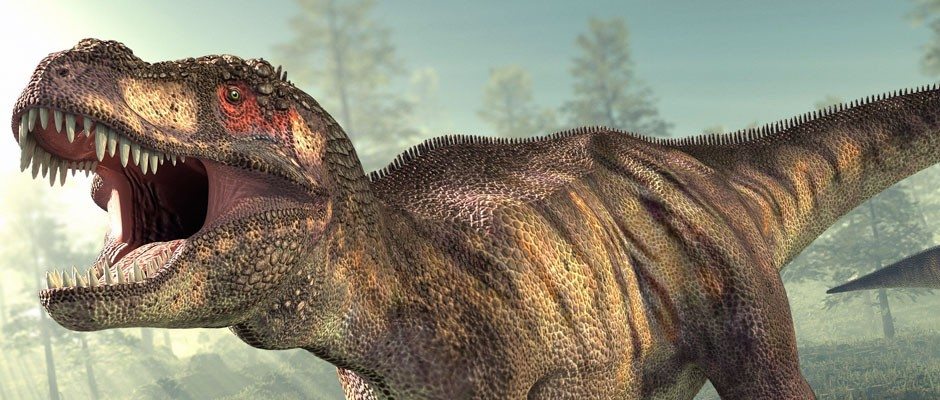
#> input picture dino.jpg, 940 x 400 px
$ python otsu_and_riddler.py   (older library calls are emulated)
#> lines starting #> are read from the running program, lines starting #| are printed output that depends on the picture; after the words box and inside, x2 and y2 are one past the last pixel; in counts of white or black regions, pixels touching at a corner belong together
import numpy as np
import cv2
import mahotas


cv2_image = cv2.imread("dino.jpg")
#> cv2_image is the input picture: shape (400, 940, 3); mean B, G, R 115.3, 133.1, 138.2
cv2.imshow("Original Image", cv2_image)
cv2.waitKey(0)

grayscale_image = cv2.cvtColor(cv2_image, cv2.COLOR_BGR2GRAY)
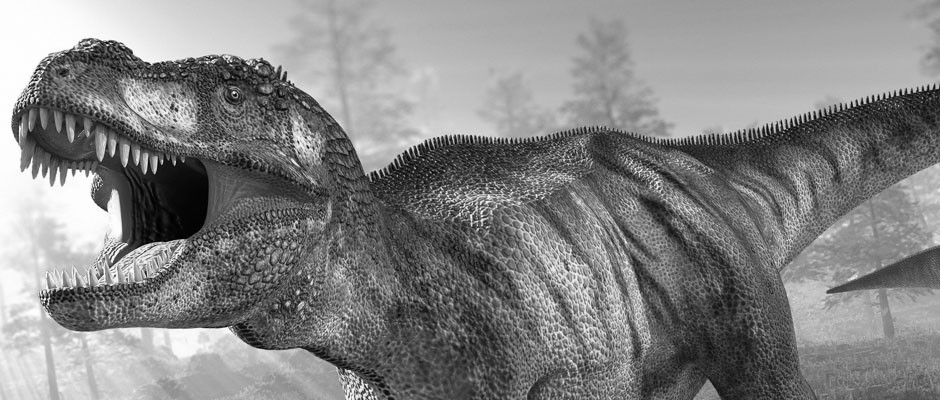
#> grayscale_image: shape (400, 940); min 0, max 255, mean 132.6
gaussian_blur = cv2.GaussianBlur(grayscale_image, (21, 21), 0)
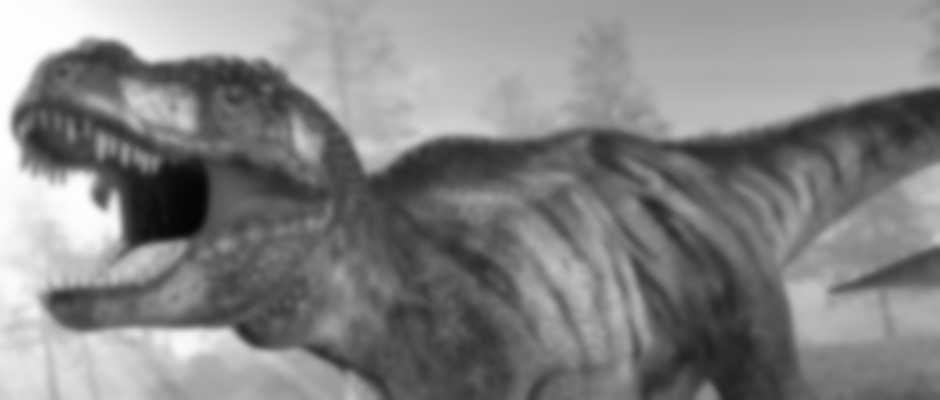
#> gaussian_blur: shape (400, 940); min 4, max 254, mean 132.6
cv2.imshow("Gaussian Blur", gaussian_blur)

T = mahotas.thresholding.otsu(gaussian_blur)
#> T = 134
print(f"Otsu's Threshold: {T}")
#| Otsu's Threshold: 134
thresh = grayscale_image.copy()
thresh[thresh > T] = 255
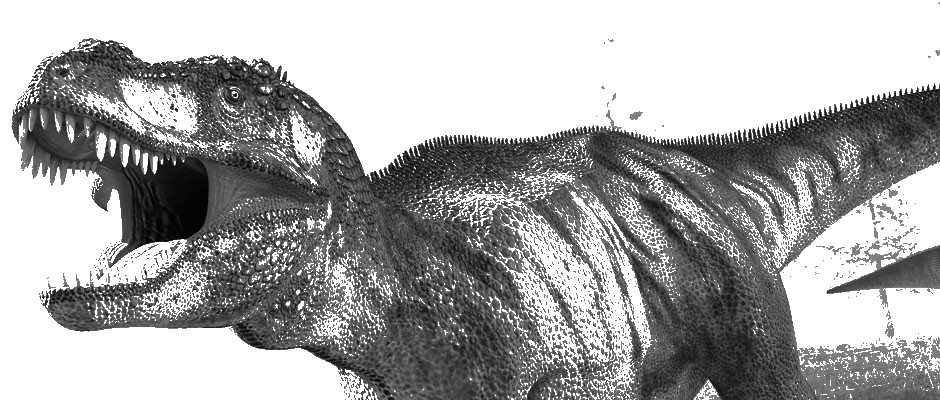
#> thresh: shape (400, 940); min 0, max 255, mean 168.8
thresh[thresh < 255] = 0
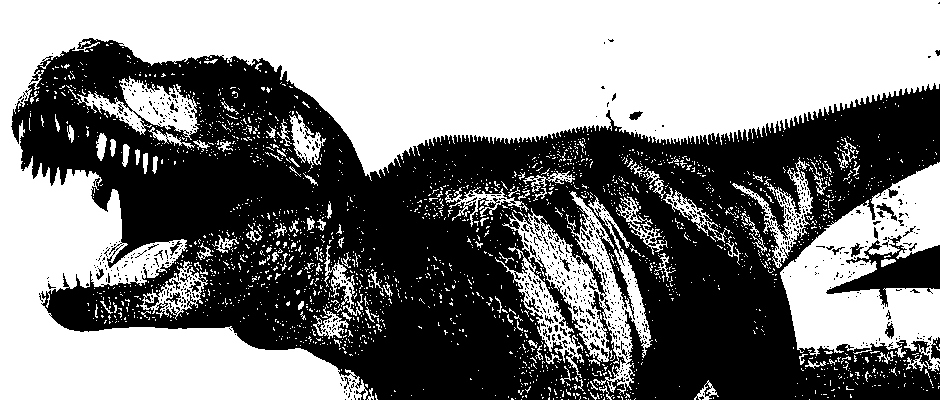
#> thresh: shape (400, 940); 50.7% white; 806 black regions (763 under 20 px), largest, box (x1, y1, x2, y2) and area: (11, 38, 940, 400) 177654, (826, 235, 940, 307) 3147, (931, 337, 940, 359) 141
thresh = cv2.bitwise_not(thresh)
cv2.imshow("Otsu", thresh)
cv2.waitKey(0)

#> (the run stopped early here; a loop or call above may not have finished)
